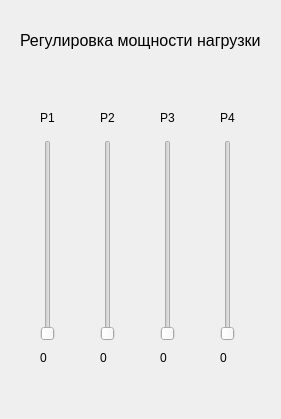
<?xml version="1.0" encoding="UTF-8"?>
<ui version="4.0">
 <class>Form_debug</class>
 <widget class="QWidget" name="Form_debug">
  <property name="geometry">
   <rect>
    <x>0</x>
    <y>0</y>
    <width>281</width>
    <height>419</height>
   </rect>
  </property>
  <property name="windowTitle">
   <string>Form</string>
  </property>
  <widget class="QSlider" name="PverticalSlider">
   <property name="geometry">
    <rect>
     <x>40</x>
     <y>140</y>
     <width>16</width>
     <height>201</height>
    </rect>
   </property>
   <property name="orientation">
    <enum>Qt::Vertical</enum>
   </property>
  </widget>
  <widget class="QSlider" name="PverticalSlider_2">
   <property name="geometry">
    <rect>
     <x>100</x>
     <y>140</y>
     <width>16</width>
     <height>201</height>
    </rect>
   </property>
   <property name="orientation">
    <enum>Qt::Vertical</enum>
   </property>
  </widget>
  <widget class="QSlider" name="PverticalSlider_3">
   <property name="geometry">
    <rect>
     <x>160</x>
     <y>140</y>
     <width>16</width>
     <height>201</height>
    </rect>
   </property>
   <property name="orientation">
    <enum>Qt::Vertical</enum>
   </property>
  </widget>
  <widget class="QSlider" name="PverticalSlider_4">
   <property name="geometry">
    <rect>
     <x>220</x>
     <y>140</y>
     <width>16</width>
     <height>201</height>
    </rect>
   </property>
   <property name="orientation">
    <enum>Qt::Vertical</enum>
   </property>
  </widget>
  <widget class="QLabel" name="label">
   <property name="geometry">
    <rect>
     <x>20</x>
     <y>30</y>
     <width>241</width>
     <height>21</height>
    </rect>
   </property>
   <property name="font">
    <font>
     <pointsize>12</pointsize>
    </font>
   </property>
   <property name="text">
    <string>Регулировка мощности нагрузки</string>
   </property>
  </widget>
  <widget class="QLabel" name="label_2">
   <property name="geometry">
    <rect>
     <x>40</x>
     <y>110</y>
     <width>21</width>
     <height>16</height>
    </rect>
   </property>
   <property name="text">
    <string>P1</string>
   </property>
  </widget>
  <widget class="QLabel" name="label_3">
   <property name="geometry">
    <rect>
     <x>100</x>
     <y>110</y>
     <width>21</width>
     <height>16</height>
    </rect>
   </property>
   <property name="text">
    <string>P2</string>
   </property>
  </widget>
  <widget class="QLabel" name="label_4">
   <property name="geometry">
    <rect>
     <x>160</x>
     <y>110</y>
     <width>21</width>
     <height>16</height>
    </rect>
   </property>
   <property name="text">
    <string>P3</string>
   </property>
  </widget>
  <widget class="QLabel" name="label_5">
   <property name="geometry">
    <rect>
     <x>220</x>
     <y>110</y>
     <width>21</width>
     <height>16</height>
    </rect>
   </property>
   <property name="text">
    <string>P4</string>
   </property>
  </widget>
  <widget class="QLabel" name="Pcurent_state">
   <property name="geometry">
    <rect>
     <x>40</x>
     <y>350</y>
     <width>21</width>
     <height>16</height>
    </rect>
   </property>
   <property name="text">
    <string>0</string>
   </property>
  </widget>
  <widget class="QLabel" name="Pcurent_state_2">
   <property name="geometry">
    <rect>
     <x>100</x>
     <y>350</y>
     <width>21</width>
     <height>16</height>
    </rect>
   </property>
   <property name="text">
    <string>0</string>
   </property>
  </widget>
  <widget class="QLabel" name="Pcurent_state_3">
   <property name="geometry">
    <rect>
     <x>160</x>
     <y>350</y>
     <width>21</width>
     <height>16</height>
    </rect>
   </property>
   <property name="text">
    <string>0</string>
   </property>
  </widget>
  <widget class="QLabel" name="Pcurent_state_4">
   <property name="geometry">
    <rect>
     <x>220</x>
     <y>350</y>
     <width>21</width>
     <height>16</height>
    </rect>
   </property>
   <property name="text">
    <string>0</string>
   </property>
  </widget>
 </widget>
 <resources/>
 <connections/>
</ui>
